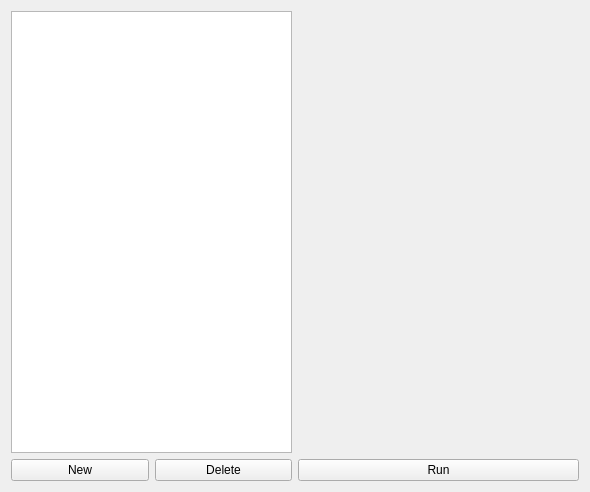
<?xml version="1.0" encoding="UTF-8"?>
<ui version="4.0">
 <class>ScriptPage</class>
 <widget class="QWidget" name="ScriptPage">
  <property name="geometry">
   <rect>
    <x>0</x>
    <y>0</y>
    <width>590</width>
    <height>492</height>
   </rect>
  </property>
  <property name="windowTitle">
   <string>CodePage</string>
  </property>
  <layout class="QHBoxLayout" name="horizontalLayout">
   <item>
    <layout class="QVBoxLayout" name="scriptListLayout">
     <item>
      <widget class="QListView" name="listView">
       <property name="sizePolicy">
        <sizepolicy hsizetype="Preferred" vsizetype="Expanding">
         <horstretch>0</horstretch>
         <verstretch>0</verstretch>
        </sizepolicy>
       </property>
      </widget>
     </item>
     <item>
      <layout class="QHBoxLayout" name="buttonsLayout">
       <item>
        <widget class="QPushButton" name="newScript">
         <property name="text">
          <string>New</string>
         </property>
        </widget>
       </item>
       <item>
        <widget class="QPushButton" name="deleteScript">
         <property name="text">
          <string>Delete</string>
         </property>
        </widget>
       </item>
      </layout>
     </item>
    </layout>
   </item>
   <item>
    <layout class="QVBoxLayout" name="scriptEditLayout">
     <item>
      <widget class="QCodeEditor" name="codeEditor" native="true"/>
     </item>
     <item>
      <widget class="QPushButton" name="runScrupt">
       <property name="text">
        <string>Run</string>
       </property>
      </widget>
     </item>
    </layout>
   </item>
  </layout>
 </widget>
 <layoutdefault spacing="6" margin="11"/>
 <customwidgets>
  <customwidget>
   <class>QCodeEditor</class>
   <extends>QWidget</extends>
   <header location="global">QCodeEditor.hpp</header>
   <container>1</container>
  </customwidget>
 </customwidgets>
 <resources/>
 <connections>
  <connection>
   <sender>deleteScript</sender>
   <signal>clicked()</signal>
   <receiver>ScriptPage</receiver>
   <slot>deleteScript()</slot>
   <hints>
    <hint type="sourcelabel">
     <x>80</x>
     <y>464</y>
    </hint>
    <hint type="destinationlabel">
     <x>294</x>
     <y>245</y>
    </hint>
   </hints>
  </connection>
  <connection>
   <sender>newScript</sender>
   <signal>clicked()</signal>
   <receiver>ScriptPage</receiver>
   <slot>newScript()</slot>
   <hints>
    <hint type="sourcelabel">
     <x>222</x>
     <y>464</y>
    </hint>
    <hint type="destinationlabel">
     <x>294</x>
     <y>245</y>
    </hint>
   </hints>
  </connection>
  <connection>
   <sender>listView</sender>
   <signal>clicked(QModelIndex)</signal>
   <receiver>ScriptPage</receiver>
   <slot>listViewClicked(QModelIndex)</slot>
   <hints>
    <hint type="sourcelabel">
     <x>151</x>
     <y>227</y>
    </hint>
    <hint type="destinationlabel">
     <x>294</x>
     <y>245</y>
    </hint>
   </hints>
  </connection>
  <connection>
   <sender>runScrupt</sender>
   <signal>clicked()</signal>
   <receiver>ScriptPage</receiver>
   <slot>runScript()</slot>
   <hints>
    <hint type="sourcelabel">
     <x>438</x>
     <y>465</y>
    </hint>
    <hint type="destinationlabel">
     <x>294</x>
     <y>245</y>
    </hint>
   </hints>
  </connection>
 </connections>
 <slots>
  <slot>listViewClicked(QModelIndex)</slot>
  <slot>newScript()</slot>
  <slot>deleteScript()</slot>
  <slot>runScript()</slot>
 </slots>
</ui>
